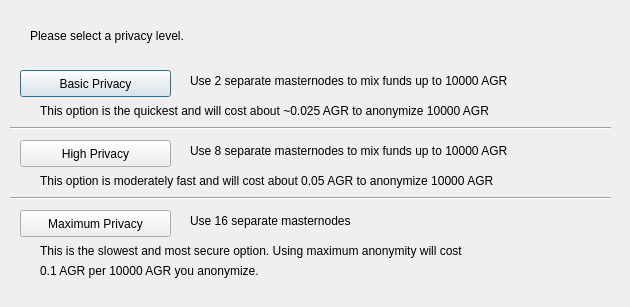
<?xml version="1.0" encoding="UTF-8"?>
<ui version="4.0">
 <class>ObfuscationConfig</class>
 <widget class="QDialog" name="ObfuscationConfig">
  <property name="geometry">
   <rect>
    <x>0</x>
    <y>0</y>
    <width>630</width>
    <height>307</height>
   </rect>
  </property>
  <property name="windowTitle">
   <string>Configure Obfuscation</string>
  </property>
  <widget class="QPushButton" name="buttonBasic">
   <property name="geometry">
    <rect>
     <x>20</x>
     <y>70</y>
     <width>151</width>
     <height>27</height>
    </rect>
   </property>
   <property name="text">
    <string>Basic Privacy</string>
   </property>
  </widget>
  <widget class="QPushButton" name="buttonHigh">
   <property name="geometry">
    <rect>
     <x>20</x>
     <y>140</y>
     <width>151</width>
     <height>27</height>
    </rect>
   </property>
   <property name="text">
    <string>High Privacy</string>
   </property>
  </widget>
  <widget class="QPushButton" name="buttonMax">
   <property name="geometry">
    <rect>
     <x>20</x>
     <y>210</y>
     <width>151</width>
     <height>27</height>
    </rect>
   </property>
   <property name="text">
    <string>Maximum Privacy</string>
   </property>
  </widget>
  <widget class="QLabel" name="label">
   <property name="geometry">
    <rect>
     <x>30</x>
     <y>20</y>
     <width>571</width>
     <height>31</height>
    </rect>
   </property>
   <property name="text">
    <string>Please select a privacy level.</string>
   </property>
  </widget>
  <widget class="QLabel" name="label_2">
   <property name="geometry">
    <rect>
     <x>190</x>
     <y>70</y>
     <width>421</width>
     <height>21</height>
    </rect>
   </property>
   <property name="text">
    <string>Use 2 separate masternodes to mix funds up to 10000 AGR</string>
   </property>
  </widget>
  <widget class="QLabel" name="label_3">
   <property name="geometry">
    <rect>
     <x>190</x>
     <y>140</y>
     <width>411</width>
     <height>21</height>
    </rect>
   </property>
   <property name="text">
    <string>Use 8 separate masternodes to mix funds up to 10000 AGR</string>
   </property>
  </widget>
  <widget class="QLabel" name="label_4">
   <property name="geometry">
    <rect>
     <x>190</x>
     <y>210</y>
     <width>421</width>
     <height>21</height>
    </rect>
   </property>
   <property name="text">
    <string>Use 16 separate masternodes</string>
   </property>
  </widget>
  <widget class="QLabel" name="label_6">
   <property name="geometry">
    <rect>
     <x>40</x>
     <y>100</y>
     <width>561</width>
     <height>21</height>
    </rect>
   </property>
   <property name="text">
    <string>This option is the quickest and will cost about ~0.025 AGR to anonymize 10000 AGR</string>
   </property>
  </widget>
  <widget class="QLabel" name="label_7">
   <property name="geometry">
    <rect>
     <x>40</x>
     <y>170</y>
     <width>561</width>
     <height>21</height>
    </rect>
   </property>
   <property name="text">
    <string>This option is moderately fast and will cost about 0.05 AGR to anonymize 10000 AGR</string>
   </property>
  </widget>
  <widget class="QLabel" name="label_8">
   <property name="geometry">
    <rect>
     <x>40</x>
     <y>240</y>
     <width>561</width>
     <height>21</height>
    </rect>
   </property>
   <property name="text">
    <string>This is the slowest and most secure option. Using maximum anonymity will cost</string>
   </property>
  </widget>
  <widget class="QLabel" name="label_9">
   <property name="geometry">
    <rect>
     <x>40</x>
     <y>260</y>
     <width>561</width>
     <height>21</height>
    </rect>
   </property>
   <property name="text">
    <string>0.1 AGR per 10000 AGR you anonymize.</string>
   </property>
  </widget>
  <widget class="Line" name="line">
   <property name="geometry">
    <rect>
     <x>10</x>
     <y>120</y>
     <width>601</width>
     <height>16</height>
    </rect>
   </property>
   <property name="orientation">
    <enum>Qt::Horizontal</enum>
   </property>
  </widget>
  <widget class="Line" name="line_2">
   <property name="geometry">
    <rect>
     <x>10</x>
     <y>190</y>
     <width>601</width>
     <height>16</height>
    </rect>
   </property>
   <property name="orientation">
    <enum>Qt::Horizontal</enum>
   </property>
  </widget>
 </widget>
 <resources/>
 <connections/>
</ui>
